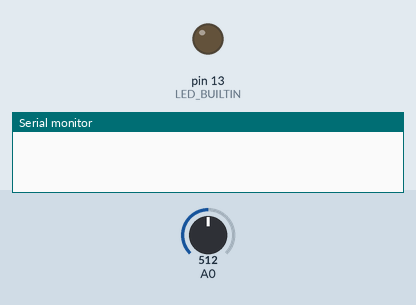
Simulated run of this sketch. Board: Arduino Uno, built with avr-gcc and run on an emulated ATmega328P. On the bench: output pins drawn as LEDs (lit = HIGH), the last lines printed to the serial monitor. The inputs (shaded band) are chosen by the test bench; at power-on: A0 = 512.

Above: at 1.2 s.
1.3 s: A0 set to 716
At 1.35 s:
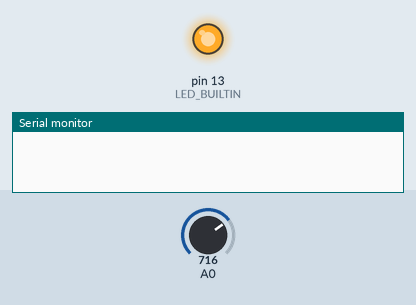
2.9 s: A0 set to 900
At 3.5 s:
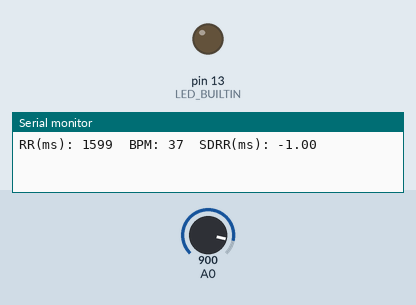
Timing chart, 0 to 5.9 s (numbered marks = the images above; inputs shaded):
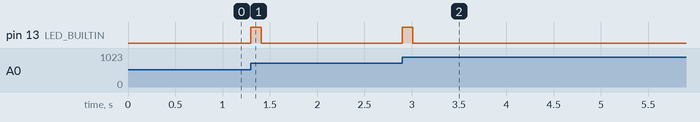

The sketch:

sketch_jul8b.ino
```cpp
#define NCELLS 512
#define WINDOW_MS 300000

unsigned int signal[NCELLS];
unsigned int counter = 0;
bool ledState = false;

float sum = 0, sumSq = 0;
float average = 0, variance = 0, sd = 0;

unsigned long lastBeatTime = 0;
unsigned long startTime = 0;

unsigned int rrCount = 0;
double rrSum = 0;
double rrSumSq = 0;

const unsigned int MIN_RR = 300;
const unsigned int MAX_RR_MS = 2000;

void setup() {
  pinMode(LED_BUILTIN, OUTPUT);
  pinMode(A0, INPUT);
  Serial.begin(9600);

  unsigned int initial = analogRead(A0);

  for (int i = 0; i < NCELLS; i++) {
    signal[i] = initial;
    sum += initial;
    sumSq += (float)initial * initial;
  }

  startTime = millis();
}

float calculateSDRR() {
  if (rrCount < 2) return -1;

  double mean = rrSum / rrCount;
  double varianceRR = (rrSumSq - rrCount * mean * mean) / (rrCount - 1);

  if (varianceRR < 0) varianceRR = 0;

  return sqrt(varianceRR);
}

void loop() {
  unsigned int x = analogRead(A0);
  unsigned int oldSample = signal[counter];

  sum += (float)x - (float)oldSample;
  sumSq += (float)x * x - (float)oldSample * oldSample;

  signal[counter] = x;
  counter = (counter + 1) % NCELLS;

  average = sum / NCELLS;
  variance = sumSq / NCELLS - average * average;
  if (variance < 0) variance = 0;
  sd = sqrt(variance);

  unsigned long now = millis();

  if (!ledState && x > average + sd) {
    ledState = true;
    digitalWrite(LED_BUILTIN, HIGH);

    if (lastBeatTime > 0) {
      unsigned long interval = now - lastBeatTime;

      if (interval >= MIN_RR && interval <= MAX_RR_MS) {
        rrCount++;
        rrSum += interval;
        rrSumSq += (double)interval * interval;

        int bpm = 60000UL / interval;

        Serial.print("RR(ms): ");
        Serial.print(interval);
        Serial.print("  BPM: ");
        Serial.print(bpm);
        Serial.print("  SDRR(ms): ");
        Serial.println(calculateSDRR(), 2);
      }
    }

    lastBeatTime = now;
  }

  else if (ledState && x < average + 0.5f * sd) {
    ledState = false;
    digitalWrite(LED_BUILTIN, LOW);
  }

  if (now - startTime >= WINDOW_MS) {
    Serial.println("----- 5 min result -----");
    Serial.print("RR intervals: ");
    Serial.println(rrCount);
    Serial.print("Final SDRR(ms): ");
    Serial.println(calculateSDRR(), 2);

    while (true);
  }
}
```

Measured:
- after the input at 1.3 s, pin 13 (LED_BUILTIN): LOW → HIGH at once, → LOW 0.11 s later
- after the input at 2.9 s, pin 13 (LED_BUILTIN): LOW → HIGH at once, → LOW 0.11 s later
